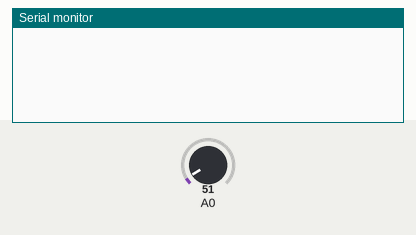
Bench run of a sketch on a simulated Arduino Uno, built with avr-gcc and run on an emulated ATmega328P. On the bench: the last lines printed to the serial monitor. The inputs (shaded band) are chosen by the test bench; at power-on: A0 = 51.

Above: at 1.8 s.
1.9 s: A0 set to 61
At 2.8 s:
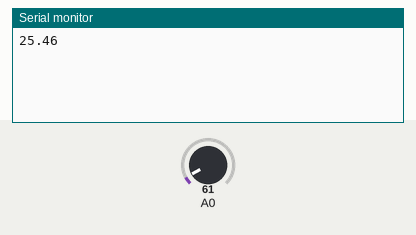
4.5 s: A0 set to 71
At 5.9 s:
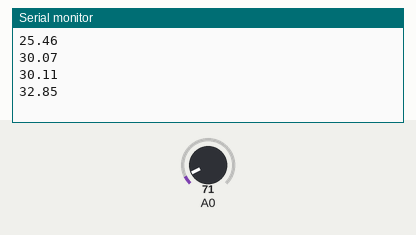
Timing chart, 0 to 7.5 s (numbered marks = the images above; inputs shaded):
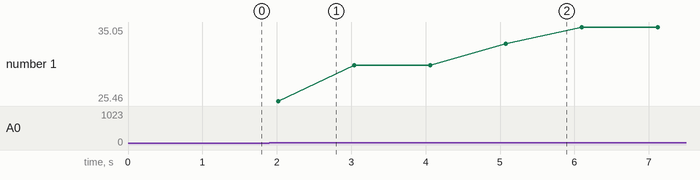

The sketch:

temp_medicion_error.ino
```cpp
/*
  Obtener la medición del sensor LM35, usando un promediador.
*/
unsigned long tiempo, lastTime=0;
int timeMuestra = 1000; // periodo de muestreo en milisegundos
int timeCambio, nMuestras = 100;
double EA,mV,temp,error;
double ref = 30;

void setup() {
    Serial.begin(9600);
}

void loop() {
    tiempo = millis();  //da el tiempo en milisegundos desde que se encendió la tarjeta del arduino
    timeCambio = tiempo - lastTime;
    if(timeCambio >= timeMuestra){
      for(int i = 0 ; i < nMuestras ; i++){ //promediador
        EA = analogRead(0);
        mV = EA*5000/1023;
        temp = temp + mV/10;    //Acumulando
        delay(10);
      }
      temp = temp /nMuestras;   //lo promedio
      Serial.println(temp);

      error = ref - temp;
      //Serial.println(error);

      lastTime = tiempo;


    }
}
```

Measured:
- after the input at 1.9 s, the serial monitor: prints a new line after 0.12 s (image 1)
- after the input at 4.5 s, the serial monitor: prints a new line after 0.58 s (image 2)
- plotted number 1: 30.11 → 35.05 after the input at 4.5 s
